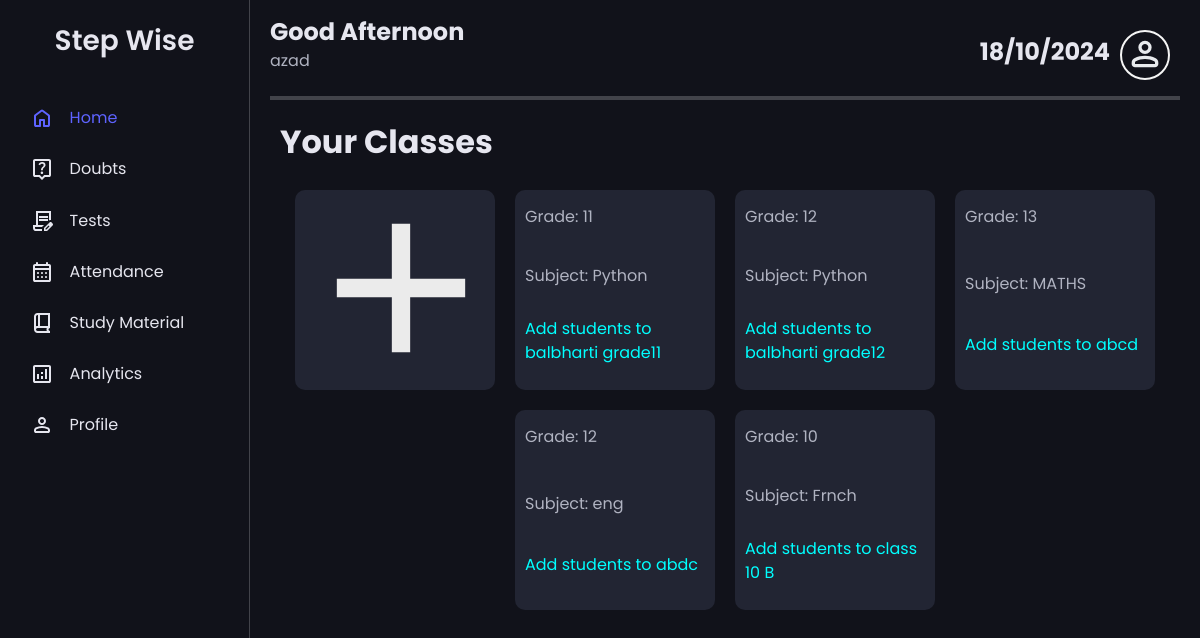
/users/teacher_dashboard/ (signed in), run on the app's committed database.
### users/models.py (models this page shows, shortened)
class User(AbstractUser):
    is_teacher = models.BooleanField(default=False)
    is_student = models.BooleanField(default=False)
    groups = models.ManyToManyField('auth.Group', related_name='custom_user_groups', blank=True)
    user_permissions = models.ManyToManyField('auth.Permission', related_name='custom_user_permissions', blank=True)

class ClassGroup(models.Model):
    name = models.CharField(max_length=100)
    grade = models.CharField(max_length=50)
    subject = models.CharField(max_length=100)
    teacher = models.ForeignKey(TeacherProfile, on_delete=models.CASCADE, related_name='class_groups')
    students = models.ManyToManyField(StudentProfile, related_name='class_groups')
    safe_mode = models.BooleanField(default=True)
    password = models.CharField(max_length=100, blank=True, null=True)

### users/views.py (the view)
# urls.py: path('teacher_dashboard/', teacher_dashboard, name='teacher_dashboard'),
@login_required
def teacher_dashboard(request):
    if request.user.is_teacher:
        if not hasattr(request.user, 'teacherprofile'):
            TeacherProfile.objects.create(user=request.user)
        if request.method == 'POST':
            test_form = TestForm(request.POST)
            if test_form.is_valid():
                test_form.save()
                return redirect('teacher_dashboard')
            else:
                print("Form is not valid:", test_form.errors)
        else:
            test_form = TestForm()
        class_groups = request.user.teacherprofile.class_groups.all()
        tests = Test.objects.all()
        return render(request, 'teacher_dashboard.html', {
            'test_form': test_form,
            'tests': tests,
            'class_groups': class_groups
        })
    else:
        return redirect('home')

### users/templates/teacher_dashboard.html (shortened to what this page needs)
<!DOCTYPE html>
<html lang="en">
<head>
    {% load static %}
    <link rel="stylesheet" href="{% static 'css/teacher.css' %}">
</head>
<body>
    <nav id="sidebar">
        <ul>
            <li>
                <span class="logo">Step Wise</span>
            </li>
            <li class="active">
                <a href="home.html">
                    <span class="home">Home</span>
                </a>
            </li>
            <li>
                <a href="doubts.html">
                    <span class="create">Doubts</span>
                </a>
            </li>
            <li>
                <a href="#">
                    <span class="create">Tests</span>
                </a>
            </li>
            <li>
                <a href="#">
                    <span class="calendar">Attendance</span>
                </a>
            </li>
            <li>
                <a href="#">
                    <span class="calendar">Study Material</span>
                </a>
            </li>
            <li>
                <a href="#">
                    <span class="calendar">Analytics</span>
                </a>
            </li>
            <li>
                <a href="#">
                    <span class="profile">Profile</span>
                </a>
            </li>
        </ul>
    </nav>
    <main>
        <div id="greetings">
            <h2>Good Afternoon</h2>
            <p>{{ user.username }}</p>
            <h2 id="date">18/10/2024</h2>
            <button  id="profile">
            </button>
        </div>
        <h1 id="urcls">Your Classes</h1>
        <div class="box">
            <div style="border-radius: 10px;background-color: var(--hover-clr);box-sizing: border-box;display: grid;height: 200px;width: 200px;margin: 10px;padding: 10px;" class="create">
                <a href="{% url 'create_class' %}">
                    <svg  xmlns="http://www.w3.org/2000/svg" height="24px" viewBox="0 -960 960 960" width="24px" fill="hsla(0,0%,92%,1)"><path d="M440-440H200v-80h240v-240h80v240h240v80H520v240h-80v-240Z"/></svg>
                </a>
            </div>
            {% for class_group in class_groups %}
            <div class="cls">
                <p>Grade: {{ class_group.grade }}</p>
                <p>Subject: {{ class_group.subject }}</p>
                <a style="text-decoration: none; color: aqua;" href="{% url 'generate_student_account' class_group.id %}">Add students to {{ class_group.name }}</a>
            </div>
            {% empty %}
            <p>No classes available.</p>
            {% endfor %}
        </div>
    </main>
</body>
</html>

### static/css/teacher.css (style rules this page uses)
:root { --base-clr: #11121a; --line-clr: #42434a; --hover-clr: #222533; --text-clr: #e6e6ef; --accent-clr: #5e63ff; --secondary-text-clr: #b0b3c1; }
* { margin: 0; padding: 0; }
html { font-family: Poppins, 'Segoe UI', Tahoma, Geneva, Verdana, sans-serif; line-height: 1.5rem; }
body { min-height: 100vh; min-width: 100dvh; background-color: var(--base-clr); color: var(--text-clr); display: grid; grid-template-columns: auto 1fr; }
main { padding: min(30px, 7%); padding: 20px; display: grid; grid-template-areas: "header" "urcls" "classes"; grid-template-rows: 100px 60px 1fr; }
#greetings { grid-template-areas: header; border-bottom: var(--line-clr) solid 4px; margin-bottom: 20px; }
main h2#date { position: absolute; top: 40px; right: 90px; font-size: 24px; }
main svg { height: 40px; width: 40px; }
main button { position: absolute; top: 30px; right: 30px; height: 50px; width: 50px; border-style: solid; border-radius: 50px; border-color: whitesmoke; background-color: transparent; cursor: pointer; transition: 300ms ease; }
main p { color: var(--secondary-text-clr); margin-top: 5px; margin-bottom: 15px; }
#sidebar { box-sizing: border-box; width: 250px; height: 100vh; padding: 5px 1em; background-color: var(--base-clr); border-right: 1px solid var(--line-clr); position: sticky; top: 0; align-self: flex-start; }
#sidebar ul { list-style: none; }
#sidebar a , #sidebar .logo { border-radius: .5em; padding: .85em; text-decoration: none; color: var(--text-clr); display: flex; align-items: center; gap: 1em; transition: 300ms ease; }
#sidebar svg { flex-shrink: 0; fill: var(--text-clr); }
#sidebar a span { flex-grow: 1; }
.box { display: flex; flex-direction: row; flex-wrap: wrap; overflow-y: auto; justify-content: center; align-content: flex-start; grid-template-areas: classes; width: 100%; }
#urcls { grid-template-areas: urcls; display: grid; margin: 10px; }
.cls { border-radius: 10px; background-color: var(--hover-clr); box-sizing: border-box; display: grid; height: 200px; width: 200px; margin: 10px; padding: 10px; }

### data on the page
User: username "azad"
ClassGroup: grade "11", subject "Python", name "balbharti grade11"
ClassGroup: grade "12", subject "Python", name "balbharti grade12"
ClassGroup: grade "13", subject "MATHS", name "abcd"
ClassGroup: grade "12", subject "eng", name "abdc"
ClassGroup: grade "10", subject "Frnch", name "class 10 B"
